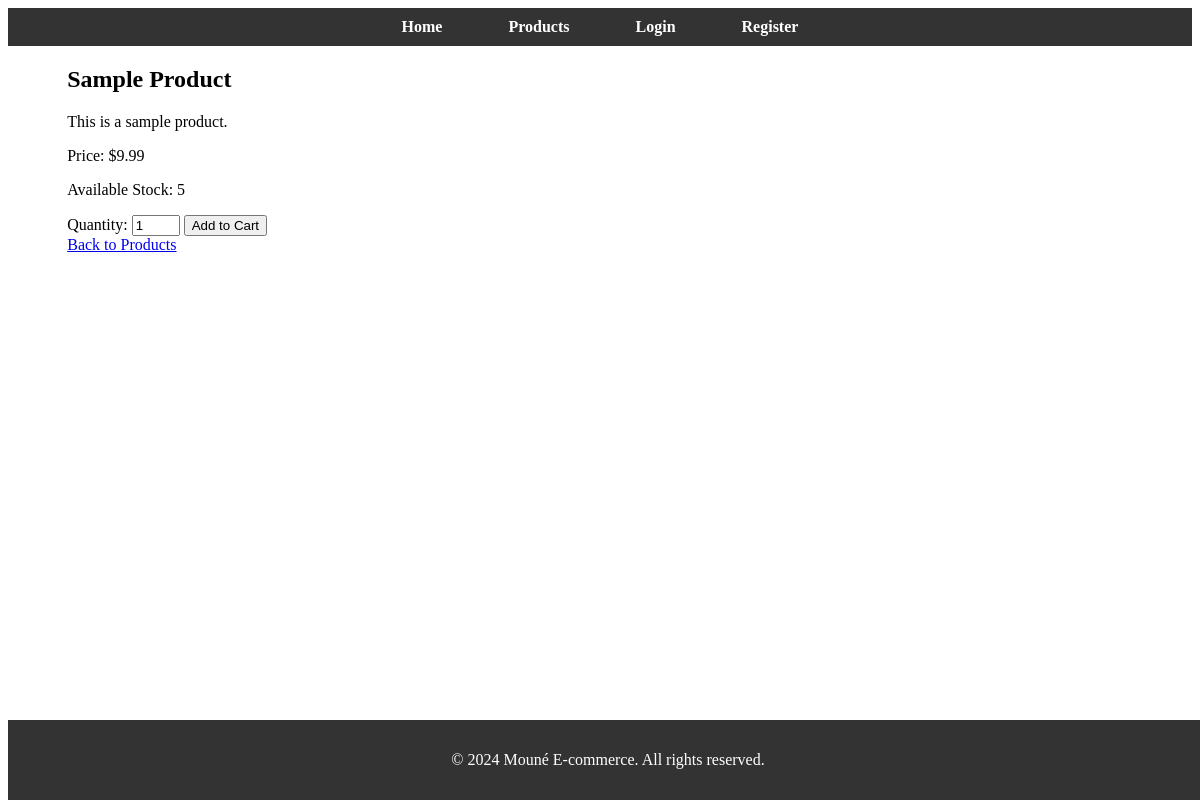
/products/1, run on the app's committed database.
### models.py (models this page shows, shortened)
class Product(db.Model):
    id = db.Column(db.Integer, primary_key=True)
    name = db.Column(db.String(100), nullable=False)
    description = db.Column(db.Text, nullable=False)
    price = db.Column(db.Float, nullable=False)
    category_id = db.Column(db.Integer, db.ForeignKey('category.id'), nullable=False)
    category = db.relationship('Category', backref=db.backref('products', lazy=True))
    def get_total_inventory(self):
        total = db.session.query(db.func.sum(Inventory.quantity)).filter_by(product_id=self.id).scalar()
        return total or 0

### app.py (the view)
@app.route('/products/<int:product_id>')
def view_product_detail(product_id):
    product = Product.query.get_or_404(product_id)
    return render_template('view_product_detail.html', product=product)

### templates/view_product_detail.html
{% extends "base.html" %}
{% block content %}
<h2>{{ product.name }}</h2>
<p>{{ product.description }}</p>
<p>Price: ${{ "%.2f"|format(product.price) }}</p>
<p>Available Stock: {{ product.get_total_inventory() }}</p>
{% if product.get_total_inventory() > 0 %}
    <form method="POST" action="{{ url_for('add_to_cart', product_id=product.id) }}">
        <label for="quantity">Quantity:</label>
        <input type="number" name="quantity" min="1" max="{{ product.get_total_inventory() }}" value="1">
        <button type="submit">Add to Cart</button>
    </form>
{% else %}
    <p style="color: red;">This product is currently out of stock.</p>
{% endif %}
<a href="{{ url_for('view_products') }}">Back to Products</a>
{% endblock %}

### data on the page
Product: name "Sample Product", description "This is a sample product.", price "9.99"

### other printed values
{{ product.get_total_inventory() }} "5"
